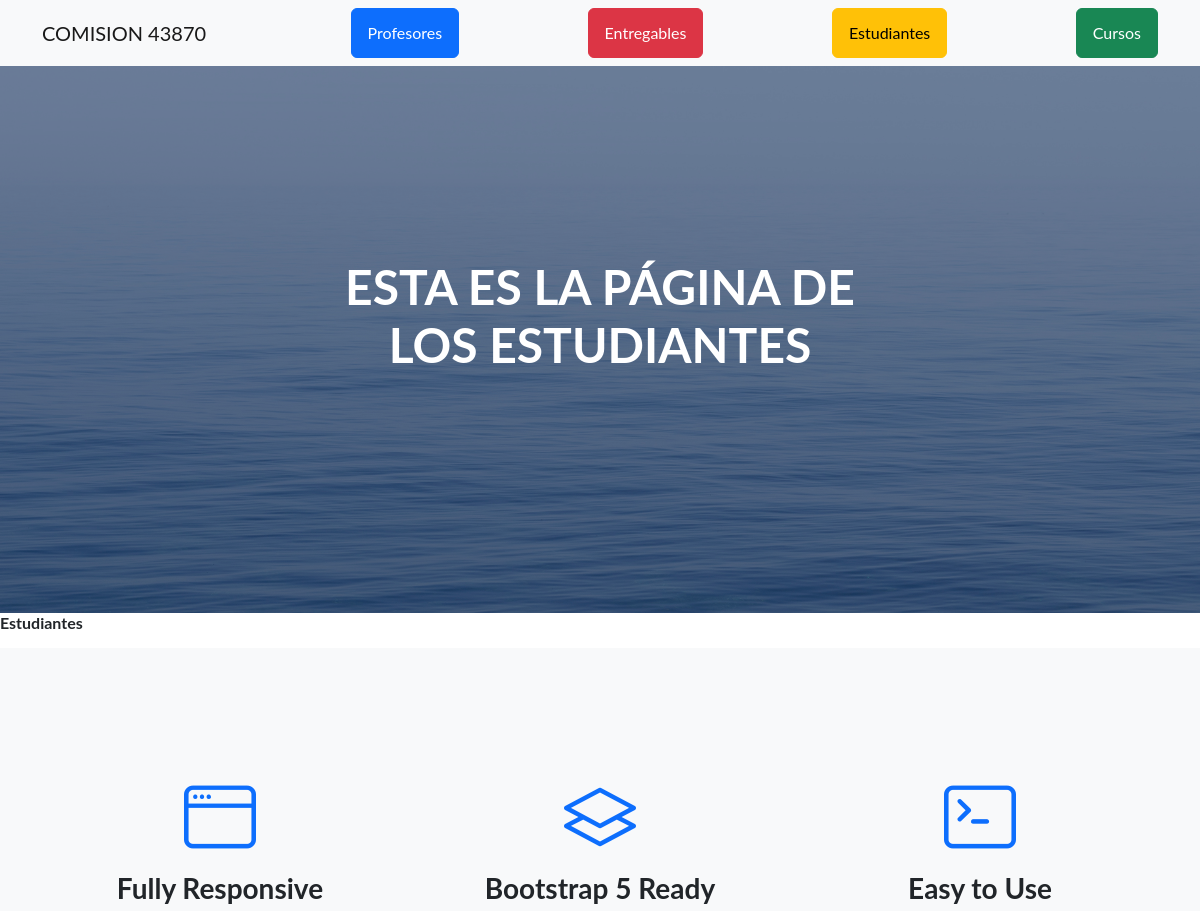
Before: /AppCoder/estudiantes (upper part) with the older database file.
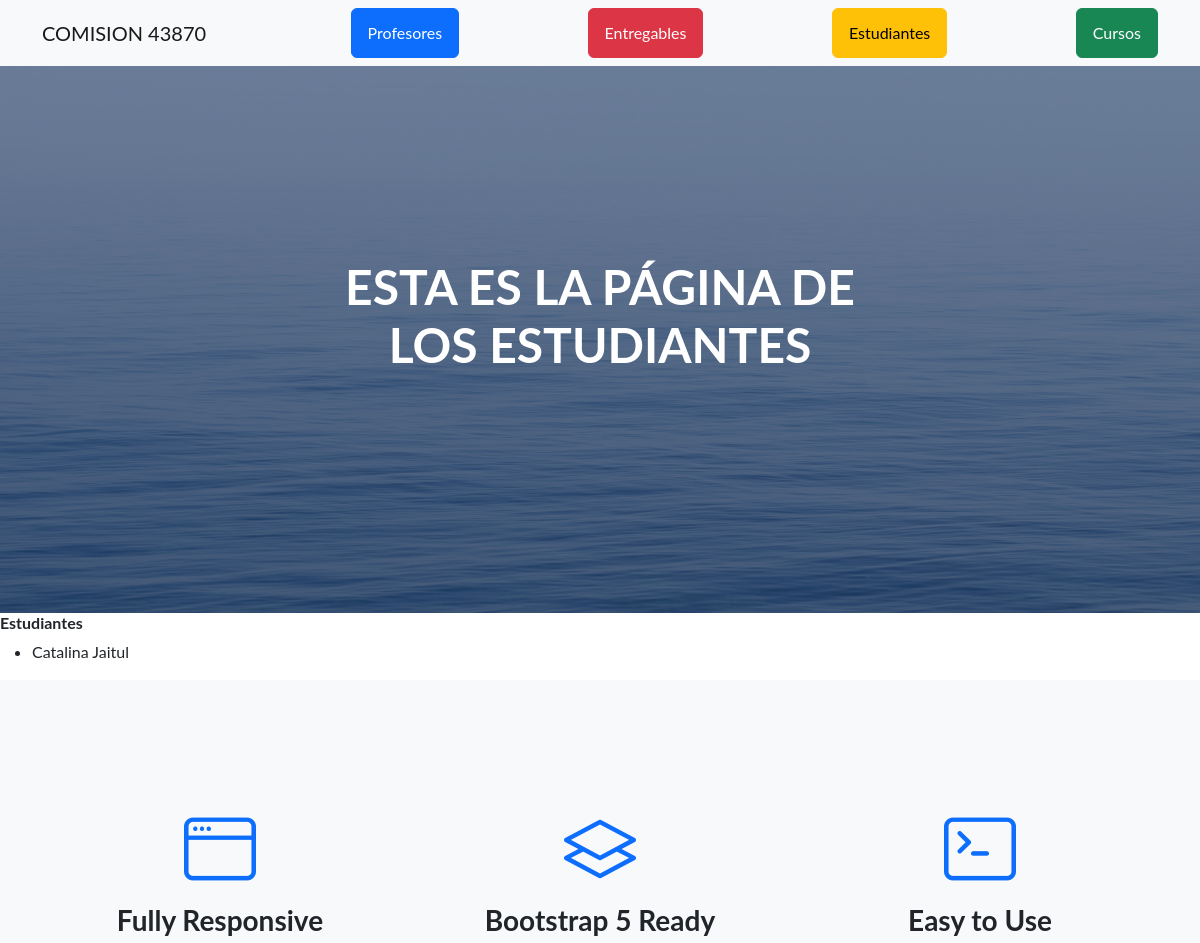
After: the same page with the newer database file.
### AppCoder/models.py (models this page shows, shortened)
class Estudiante(models.Model):
    nombre   = models.CharField(max_length=50)
    apellido = models.CharField(max_length=50)
    email    = models.EmailField()

### AppCoder/views.py (the view)
# urls.py: path('estudiantes', estudiantes, name="estudiantes"),
def estudiantes(request):
    estudiantes = Estudiante.objects.all()
    return render(request,
                  "AppCoder/estudiantes.html",
                  {"estudiantes":estudiantes}
            )

### AppCoder/templates/AppCoder/estudiantes.html (shortened to what this page needs)
{% extends "AppCoder/padre.html" %}
{% load static %}
{% block titulo %} ESTA ES LA PÁGINA DE LOS ESTUDIANTES {% endblock %}
{% block contenido_que_cambia %}
    <h6>Estudiantes</h6>
    <ul>
        {% for estudiante in estudiantes %}
        <li>{{ estudiante.nombre }}  {{ estudiante.apellido }}</li>
        {% endfor %}
    </ul>
{% endblock %}

Changed rows visible on the page:
added Estudiante: nombre "Catalina", apellido "Jaitul"
